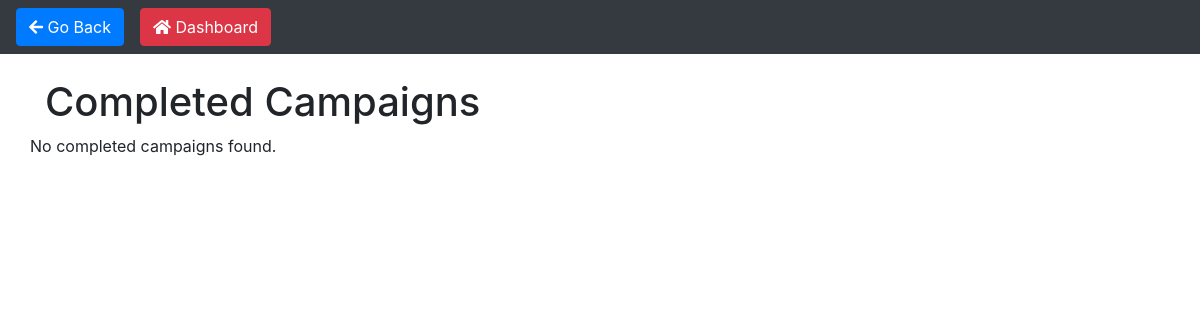
Page /completed_campaigns (signed in) on the earlier database version.
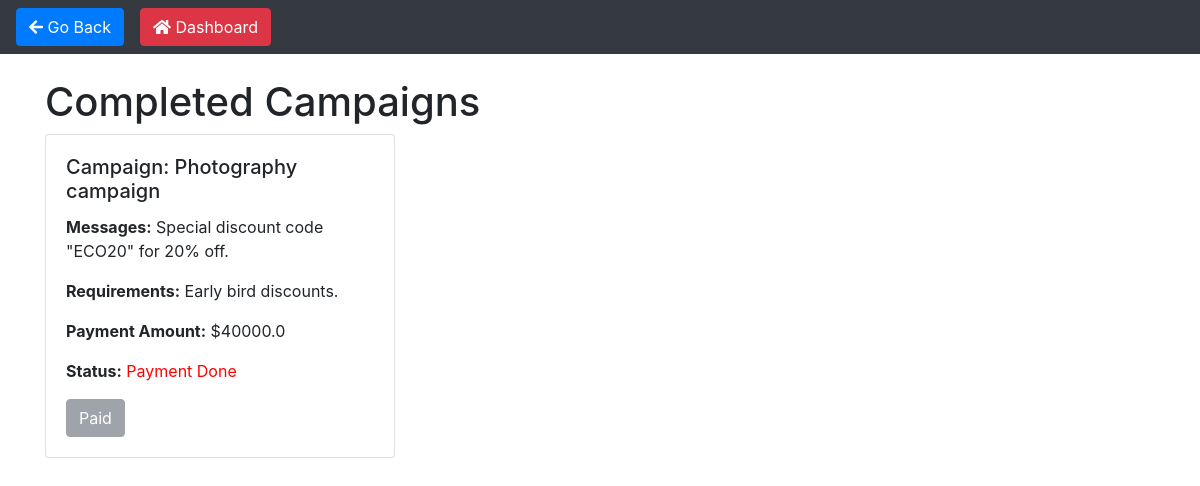
Same page on the later database version.
### models.py (models this page shows, shortened)
class Campaign(db.Model):
    __tablename__ = "campaign"
    id = db.Column(db.Integer, primary_key=True)
    name = db.Column(db.String(64), nullable=False)
    date_created = db.Column(db.DateTime, nullable=False, default=datetime.utcnow)
    description = db.Column(db.String(84), nullable=False)
    start_date = db.Column(db.DateTime, nullable=False)
    end_date = db.Column(db.DateTime, nullable=False)
    budget = db.Column(db.Integer, nullable=False)
    visibility = db.Column(db.String(84), nullable=False)
    goals = db.Column(db.String(84), nullable=False)
    niche = db.Column(db.String(64), nullable=False)
    user_id = db.Column(db.Integer, db.ForeignKey('user.id'), nullable=False)
    associated_influencers = db.relationship('Influencer', secondary=influencer_campaign_association,
                                             back_populates='campaigns')
    ads = db.relationship('Ad', backref='campaign', lazy=True)
    user = db.relationship('User', backref='campaigns')

class Ad(db.Model):
    __tablename__ = 'ad'
    id = db.Column(db.Integer, primary_key=True)
    campaign_id = db.Column(db.Integer, db.ForeignKey('campaign.id'), nullable=False)
    influencer_id = db.Column(db.Integer, db.ForeignKey('influencer.id'), nullable=False)
    messages = db.Column(db.Text, nullable=False)
    requirements = db.Column(db.Text)
    payment_amount = db.Column(db.Float, nullable=False)
    status = db.Column(db.String(50), nullable=False, default='Pending')  # Pending, Accepted, Rejected
    created_at = db.Column(db.DateTime, default=datetime.utcnow)

### main.py (the view)
@app.route('/completed_campaigns',  methods=["GET", "POST"])
@login_required
def completed_campaigns():
    ads = Ad.query.filter_by(status='Completed').all()
    ads_with_transactions = []
    for ad in ads:
        transaction = Transaction.query.filter_by(ad_request_id=ad.id).first()
        ads_with_transactions.append({
            'ad': ad,
            'transaction': transaction
        })
    return render_template('completed_campaigns.html', ads=ads, ads_with_transactions=ads_with_transactions)

### main.py (called while the page is built)
@login_manager.user_loader
def load_user(user_id):
    return User.query.get(int(user_id))

### models.py (called while the page is built)
    @property
    def is_authenticated(self):
        return True

### templates/completed_campaigns.html (shortened to what this page needs)
<!DOCTYPE html>
<html lang="en">
  <head>
    <link
      href="https://stackpath.bootstrapcdn.com/bootstrap/4.5.2/css/bootstrap.min.css"
      rel="stylesheet"
    />
    <link
      href="https://cdnjs.cloudflare.com/ajax/libs/font-awesome/5.15.1/css/all.min.css"
      rel="stylesheet"
    />
  </head>
  <body>
    <nav class="navbar navbar-expand-lg navbar-dark bg-dark mb-4">
      <button class="btn btn-primary" onclick="history.back()">
        <i class="fas fa-arrow-left"></i> Go Back
      </button>
      <button
        class="btn btn-danger ml-3"
        onclick="window.location.href='/sponsor_dashboard'"
      >
        <i class="fas fa-home"></i> Dashboard
      </button>
    </nav>
    <div class="container mt-4">
      <h1>Completed Campaigns</h1>
      <div class="row">
        {% if ads_with_transactions %} {% for item in ads_with_transactions %}
        <div class="col-md-4">
          <div class="card mb-4">
            <div class="card-body">
              <h5 class="card-title">Campaign: {{ item.ad.campaign.name }}</h5>
              <p><strong>Messages:</strong> {{ item.ad.messages }}</p>
              <p><strong>Requirements:</strong> {{ item.ad.requirements }}</p>
              <p>
                <strong>Payment Amount:</strong> ${{ item.ad.payment_amount }}
              </p>
              <p>
                <strong>Status:</strong>
                {% if item.transaction and item.transaction.status ==
                'Transaction Done' %}
                <span style="color: red">Payment Done</span>
                {% else %} {{ item.ad.status }} {% endif %}
              </p>
              {% if not item.transaction or item.transaction.status !=
              'Transaction Done' %}
              <a
                href="{{ url_for('transaction', ad_id=item.ad.id) }}"
                class="btn btn-primary"
                >Pay</a
              >
              {% else %}
              <button class="btn btn-secondary" disabled>Paid</button>
              {% endif %}
            </div>
          </div>
        </div>
        {% endfor %} {% else %}
        <p>No completed campaigns found.</p>
        {% endif %}
      </div>
    </div>
  </body>
</html>

Differences in the rows shown:
added Campaign: ad.campaign.name "Photography campaign"
added Ad: ad.messages "Special discount code \"ECO20\" for 20% off.", ad.requirements "Early bird discounts.", ad.payment_amount "40000.0"
Other differences:
new list line: "Campaign: Messages: Requirements: Payment Amount: $ Status: Payment Done Paid"
text no longer shown: "No completed campaigns found."
